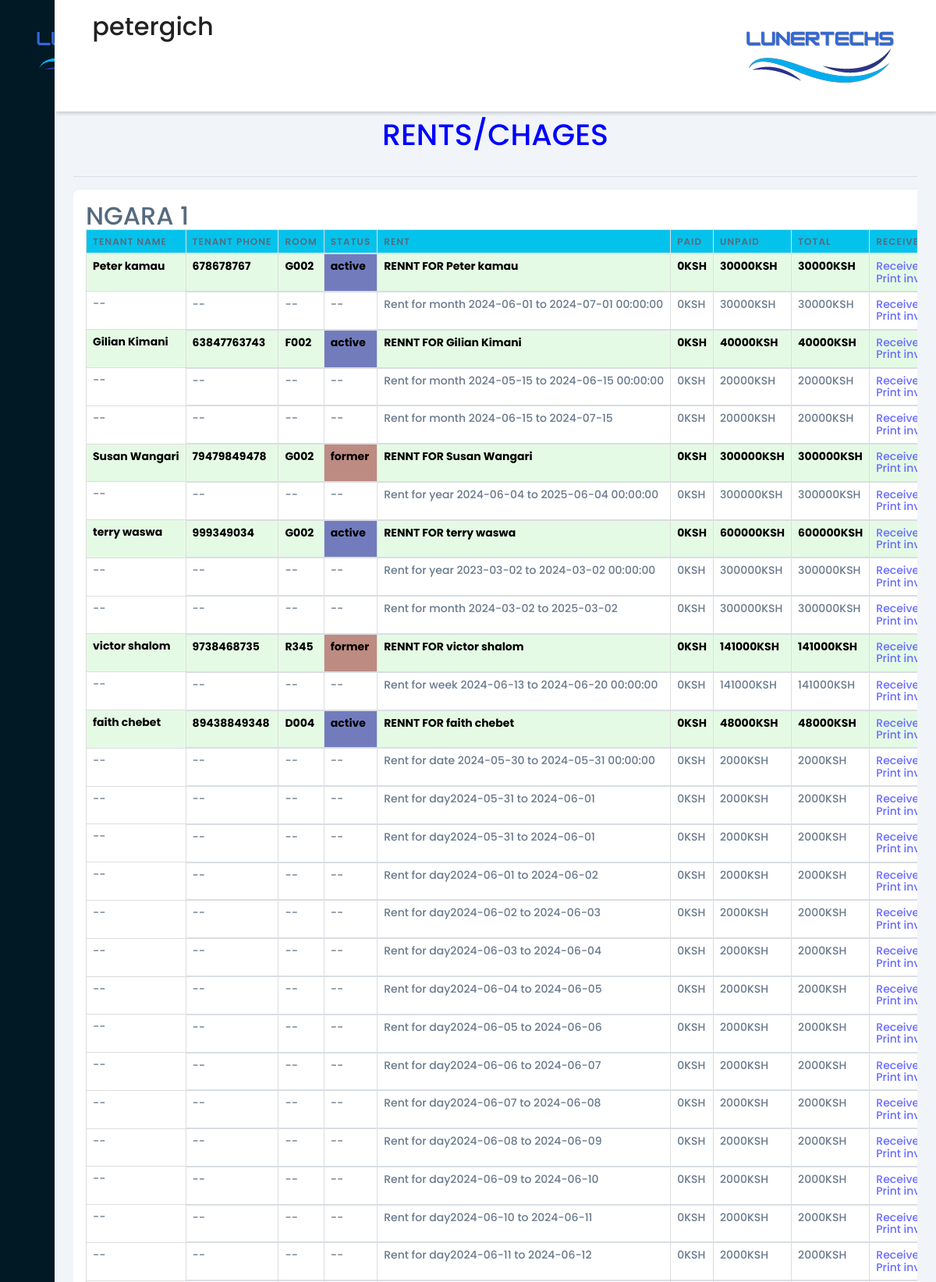
The page /charges (signed in, upper part) on the database its author committed.
### rentalapp/models.py (models this page shows, shortened)
class House(models.Model):
    name = models.CharField(max_length=254, blank=False)
    owner = models.ForeignKey(Owner, null=True, on_delete=models.SET_NULL)
    cover_image = models.ImageField(upload_to='houses/')
    county = models.CharField(max_length=50)
    subcounty = models.CharField(max_length=50)
    ward = models.CharField(max_length=50)
    latitude = models.DecimalField(max_digits=9, decimal_places=6)
    longitude = models.DecimalField(max_digits=9, decimal_places=6)
    no_houses = models.IntegerField(default=0)
    no_floors=models.IntegerField(default=1)

class Tenancy(models.Model):
    tenant = models.ForeignKey(Tenant, on_delete=models.CASCADE)
    is_current = models.BooleanField(default=True)
    start_date = models.DateField()
    end_date = models.DateField(null=True, blank=True)
    room = models.ForeignKey(Room, on_delete=models.SET_NULL, null=True, blank=True)
    last_charged=models.DateField(null=True)
    arrears=models.IntegerField(default=0)

class Tenant(models.Model):
    name = models.CharField(max_length=254)
    phone = models.CharField(max_length=50, unique=True)
    tenant_id = models.IntegerField(unique=True)
    user = models.ForeignKey(User, on_delete=models.SET_NULL, null=True)

class Room(models.Model):
    SINGLE_ROOM = 'single_room'
    BEDSITTER = 'bedsitter'
    ONE_BEDROOM = 'one_bedroom'
    TWO_BEDROOM = 'two_bedroom'
    THREE_BEDROOM = 'three_bedroom'
    FOUR_BEDROOM = 'four_bedroom'
    FIVE_BEDROOM = 'five_bedroom'
    TYPE_CHOICES = [
        (SINGLE_ROOM, 'Single Room'),
        (BEDSITTER, 'Bedsitter'),
        (ONE_BEDROOM, 'One Bedroom'),
        (TWO_BEDROOM, 'Two Bedroom'),
        (THREE_BEDROOM, 'Three Bedroom'),
        (FOUR_BEDROOM, 'Four Bedroom'),
        (FIVE_BEDROOM, 'Five Bedroom'),
    ]
    house = models.ForeignKey(House, on_delete=models.CASCADE)
    htype = models.CharField(max_length=20, choices=TYPE_CHOICES)
    house_number = models.CharField(max_length=50)
    DAILY = "daily"
    WEEKLY = "weekly"
    MONTHLY = "monthly"
    YEARLY = "yearly"
    RATE_CHOICES = [
        (DAILY, "Daily"),
        (WEEKLY, "Weekly"),
        (MONTHLY, "Monthly"),
        (YEARLY, "Yearly"),
    ]
    rate = models.CharField(max_length=50, choices=RATE_CHOICES)
    price = models.IntegerField(default=0)
    floor=models.CharField(max_length=50,default="ground")

class Rent(models.Model):
    amount=models.IntegerField()
    amount_paid=models.IntegerField(default=0)
    cleared=models.BooleanField(default=False)
    tenancy=models.ForeignKey(Tenancy,on_delete=models.CASCADE)
    name=models.CharField(max_length=254)
    start_date=models.DateField()

### rentalapp/views.py (the view)
# urls.py: path("charges",views.charges,name="charges"),
@login_required(login_url="ownerslogin")
def charges(request):
    if isowner(request):
        houses= owner_houses(Owner.objects.get(user=request.user))
        charges=Rent.objects.all()
        obj=[]
        tenants=Tenancy.objects.all()
        for house in houses:
            tenancies=[]
            for ten in tenants:
                if ten.room.house==house:
                   tenant_charges=[]
                   total=0
                   unpaid=0
                   paid=0
                   for charge in charges:
                       if charge.tenancy==ten and charge.tenancy.room.house==house and charge.cleared==False:
                           tenant_charges.append({"charge":charge,"unpaid":charge.amount-charge.amount_paid})
                           total=total+charge.amount
                           paid=paid+charge.amount_paid
                           unpaid=unpaid+(charge.amount-charge.amount_paid)
                   if tenant_charges!=[]:
                        tenancies.append({"tenancy":ten,"charges":tenant_charges,"total":total,"unpaid":unpaid,"paid":paid})
            if tenancies!=[]:
                obj.append({"house":house,"tenancies":tenancies})
        return render(request,"charges.html",{"objects":obj})
    else:
        logout(request)
        return redirect("ownerslogin")

### rentalapp/views.py (called while the page is built)
def owner_houses(user):
    if House.objects.filter(owner=user).exists():
        return House.objects.filter(owner=user)
    else:
        return None

def isowner(request):
    try:
        owner=Owner.objects.get(user=request.user)
        return Owner.objects.get(user=request.user)
    except:
        return False

### templates/charges.html (shortened to what this page needs)
{% load static %}
<!DOCTYPE html>
<html lang="en">
  <head>
    <link href="https://maxcdn.bootstrapcdn.com/bootstrap/4.5.2/css/bootstrap.min.css" rel="stylesheet">
    <link href="https://stackpath.bootstrapcdn.com/bootstrap/4.5.2/css/bootstrap.min.css" rel="stylesheet">
    <link
      rel="stylesheet"
      href="https://maxst.icons8.com/vue-static/landings/line-awesome/line-awesome/1.3.0/css/line-awesome.min.css"
    />
    <link rel="stylesheet" href="https://cdnjs.cloudflare.com/ajax/libs/font-awesome/6.0.0-beta3/css/all.min.css">
    <link href="https://maxcdn.bootstrapcdn.com/bootstrap/4.5.2/css/bootstrap.min.css" rel="stylesheet">
    <link href="https://stackpath.bootstrapcdn.com/bootstrap/4.5.2/css/bootstrap.min.css" rel="stylesheet">
    <link
      rel="stylesheet"
      href="https://maxst.icons8.com/vue-static/landings/line-awesome/line-awesome/1.3.0/css/line-awesome.min.css"
    />
    <link rel="stylesheet" href="https://unpkg.com/leaflet/dist/leaflet.css" />
    <link href="{% static 'styles.css' %}" rel="stylesheet" />
    <link href="{% static 'core.css' %}" rel="stylesheet" />
  </head>
  <body>
    <div class="sidebar">
      <div class="sidebar-brand">
        <h2>
        </h2>
      </div>
      <div class="sidebar-menu">
        <ul>
          <li>
            <a href="{% url 'ownershome' %}">
              <span class="las la-igloo"></span>
            </a>
          </li>
          <li>
            <a href="{% url 'ownersprofile' %}">
              <span class="las la-users"></span>
            </a>
          </li>
          <li>
            <a href="{% url 'tenants' %}">
              <span class="las la-id-card"></span>
            </a>
          </li>
          <li>
            <a href="{% url 'rooms' %}">
              <span class="las la-car"></span>
            </a>
          </li>
          <li>
            <a href="{% url 'addhouses' %}">
              <span class="las la-receipt"></span>
            </a>
          </li>
          <li>
            <a href="{% url "charges"%}">
              <span class="las la-clipboard-check"></span>
            </a>
          <li>
            <a href="#">
              <span class="las la-clipboard-check"></span>
            </a>
          </li>
          <li>
            <a href="#">
              <span class="las la-clipboard-check"></span>
            </a>
          </li>
        </ul>
      </div>
    </div>
    <div class="main-content">
      <header>
        <h2>
          <label for="nav-toggle">
            <span class="las la-bars"></span>
          </label>
          {{ request.user.username }}
        </h2>
        <img style="position:relative;max-height:2%" src="{% static 'img/logo.png' %}">
      </header>
      <main style="margin-top:15vh;">
       <H1 style="color:blue;text-align:center">RENTS/CHAGES<H1>
        <div class="scrollable-table">
          {% for house in objects%}
          <hr>
          <div style="min-width:max-content;"class="card p-3 ">
          <h2>{{house.house.name}}
          <table class="table">
            <thead>
              <tr class="bg-info">
                <th>TENANT NAME</th>
                <th>TENANT PHONE</th>
                <th>ROOM</th>
                <th>STATUS</th>
                <th>RENT</th>
                <th>PAID</th>
                <th>UNPAID</th>
                <th>TOTAL</th>
                <th>RECEIVE RENT</th>
              </tr>
            </thead>
            <tbody>
              {% for tenant in house.tenancies %}
               <tr class="table rooms-row"style="background:rgba(0,200,0,0.1)">
                <td style="color:black;font-weight:bold;font-size:14px">{{tenant.tenancy.tenant.name}}</td>
                <td style="color:black;font-weight:bold;font-size:14px">{{tenant.tenancy.tenant.phone}}</td>
                <td style="color:black;font-weight:bold;font-size:14px">{{tenant.tenancy.room.house_number}}</td>
                {% if tenant.tenancy.is_current%}
                <td style="color:black;font-weight:bold;font-size:14px;background-color:rgba(0,0,150,0.5);">active</td>
                {% else %}
                <td style="color:black;font-weight:bold;font-size:14px;background-color:rgba(150,30,30,0.5);">former</td>
                {% endif%}
                <td style="color:black;font-weight:bold;font-size:14px">RENNT FOR {{tenant.tenancy.tenant.name}}</td>
                <td style="color:black;font-weight:bold;font-size:14px">{{tenant.paid}}KSH</td>
                <td style="color:black;font-weight:bold;font-size:14px">{{tenant.unpaid}}KSH</td>
                <td style="color:black;font-weight:bold;font-size:14px">{{tenant.total}}KSH</td>
                <td style="font-size:14px"><a href="#">Receive payment</a><br><a href="#">Print invoice</a></td>
              </tr>
              {% for charge in tenant.charges%}
              <tr class="table rooms-row"style="">
                <td style="font-size:14px">--</td>
                <td style="font-size:14px">--</td>
                <td style="font-size:14px">--</td>
                <td style="font-size:14px;">--</td>
                <td style="font-size:14px">{{charge.charge.name}}</td>
                <td style="font-size:14px">{{charge.charge.amount_paid}}KSH</td>
                <td style="font-size:14px">{{charge.unpaid}}KSH</td>
                <td style="font-size:14px">{{charge.charge.amount}}KSH</td>
                <td style="font-size:14px"><a href="#">Receive payment</a><br><a href="#">Print invoice</a></td>
              </tr>
              {% endfor%}
              {% endfor %}
            </tbody>
          </table>
        </div>
          {% endfor %}
        </div>
      </main>
    </div>
  </body>
</html>

### static/styles.css (style rules this page uses)
:root { --main-color: #011825; --color-dark: #311e1d; --text-grey: #8390a2; }
* { padding: 0; margin: 0; box-sizing: border-box; list-style-type: none; text-decoration: none; font-family: "Poppins", sans-serif; }
.sidebar { width: 345px; position: fixed; left: 0; top: 0; height: 100%; background: var(--main-color); z-index: 100%; transition: width 300ms; }
.sidebar-brand { height: 90px; padding: 1rem 0rem 1rem 2rem; color: #fff; }
.sidebar-menu { margin-top: 1rem; }
.sidebar-menu li { width: 100%; margin-bottom: 1.7rem; padding-left: 1rem; }
.sidebar-menu a { padding-left: 1rem; display: block; color: #fff; font-size: 1.1rem; }
.sidebar-menu a span:first-child { font-size: 1.5rem; padding-right: 1rem; }
.main-content { transition: margin-left 300ms; margin-left: 345px; }
header { background: #fff; display: flex; justify-content: space-between; padding: 1rem 1.5rem; box-shadow: 2px 2px 5px rgba(0, 0, 0, 0.2); position: fixed; left: 345px; width: calc(100% - 345px); top: 0; z-index: 100; transition: width 300ms; }
header h2 { color: #222; }
header label span { font-size: 1.7rem; padding-right: 1rem; }
main { margin-top: 85px; padding: 2rem 1.5rem; background: #f1f5f9; min-height: calc(100vh - 90px); }
@media only screen and (max-width: 1200px) { .sidebar { width: 70px; } }
@media only screen and (max-width: 1200px) { .sidebar .sidebar-brand, .sidebar .sidebar li { padding-left: 1rem; text-align: center; } }
@media only screen and (max-width: 1200px) { .sidebar li a { padding-left: 0rem; } }
@media only screen and (max-width: 1200px) { .main-content { margin-left: 70px; } }
@media only screen and (max-width: 1200px) { .main-content header { width: calc(100% - 70px); left: 70px; } }

### templates/charges.html (style rules this page uses)
.scrollable-table { overflow-x: auto; }
.scrollable-table table { width: 100%; border-collapse: collapse; }
.scrollable-table th, .scrollable-table td { padding: 8px; text-align: left; border: 1px solid #ddd; }

### rows shown on the page
House: house.name "NGARA 1"
Tenancy: tenancy.tenant.name "Peter kamau", tenancy.tenant.phone "678678767", tenancy.room.house_number "G002", is_current "active", paid "0", unpaid "30000", total "30000"
Rent: charge.name "Rent for month 2024-06-01 to 2024-07-01 00:00:00", charge.amount_paid "0", unpaid "30000", charge.amount "30000"
Tenancy: tenancy.tenant.name "Gilian Kimani", tenancy.tenant.phone "63847763743", tenancy.room.house_number "F002", is_current "active", paid "0", unpaid "40000", total "40000"
Rent: charge.name "Rent for month 2024-05-15 to 2024-06-15 00:00:00", charge.amount_paid "0", unpaid "20000", charge.amount "20000"
Rent: charge.name "Rent for month 2024-06-15 to 2024-07-15", charge.amount_paid "0", unpaid "20000", charge.amount "20000"
Tenancy: tenancy.tenant.name "Susan Wangari", tenancy.tenant.phone "79479849478", tenancy.room.house_number "G002", shows "former", paid "0", unpaid "300000", total "300000"
Rent: charge.name "Rent for year 2024-06-04 to 2025-06-04 00:00:00", charge.amount_paid "0", unpaid "300000", charge.amount "300000"
Tenancy: tenancy.tenant.name "terry waswa", tenancy.tenant.phone "999349034", tenancy.room.house_number "G002", is_current "active", paid "0", unpaid "600000", total "600000"
Rent: charge.name "Rent for year 2023-03-02 to 2024-03-02 00:00:00", charge.amount_paid "0", unpaid "300000", charge.amount "300000"
Rent: charge.name "Rent for month 2024-03-02 to 2025-03-02", charge.amount_paid "0", unpaid "300000", charge.amount "300000"
Tenancy: tenancy.tenant.name "victor shalom", tenancy.tenant.phone "9738468735", tenancy.room.house_number "R345", shows "former", paid "0", unpaid "141000", total "141000"
Rent: charge.name "Rent for week 2024-06-13 to 2024-06-20 00:00:00", charge.amount_paid "0", unpaid "141000", charge.amount "141000"
Tenancy: tenancy.tenant.name "faith chebet", tenancy.tenant.phone "89438849348", tenancy.room.house_number "D004", is_current "active", paid "0", unpaid "48000", total "48000"
Rent: charge.name "Rent for date 2024-05-30 to 2024-05-31 00:00:00", charge.amount_paid "0", unpaid "2000", charge.amount "2000"
Rent: charge.name "Rent for day2024-05-31 to 2024-06-01", charge.amount_paid "0", unpaid "2000", charge.amount "2000"
Rent: charge.name "Rent for day2024-05-31 to 2024-06-01", charge.amount_paid "0", unpaid "2000", charge.amount "2000"
Rent: charge.name "Rent for day2024-06-01 to 2024-06-02", charge.amount_paid "0", unpaid "2000", charge.amount "2000"
Rent: charge.name "Rent for day2024-06-02 to 2024-06-03", charge.amount_paid "0", unpaid "2000", charge.amount "2000"
Rent: charge.name "Rent for day2024-06-03 to 2024-06-04", charge.amount_paid "0", unpaid "2000", charge.amount "2000"
Rent: charge.name "Rent for day2024-06-04 to 2024-06-05", charge.amount_paid "0", unpaid "2000", charge.amount "2000"
Rent: charge.name "Rent for day2024-06-05 to 2024-06-06", charge.amount_paid "0", unpaid "2000", charge.amount "2000"
Rent: charge.name "Rent for day2024-06-06 to 2024-06-07", charge.amount_paid "0", unpaid "2000", charge.amount "2000"
Rent: charge.name "Rent for day2024-06-07 to 2024-06-08", charge.amount_paid "0", unpaid "2000", charge.amount "2000"
Rent: charge.name "Rent for day2024-06-08 to 2024-06-09", charge.amount_paid "0", unpaid "2000", charge.amount "2000"
Rent: charge.name "Rent for day2024-06-09 to 2024-06-10", charge.amount_paid "0", unpaid "2000", charge.amount "2000"
Rent: charge.name "Rent for day2024-06-10 to 2024-06-11", charge.amount_paid "0", unpaid "2000", charge.amount "2000"
Rent: charge.name "Rent for day2024-06-11 to 2024-06-12", charge.amount_paid "0", unpaid "2000", charge.amount "2000"

### other values the page prints
{{ request.user.username }} "petergich"
